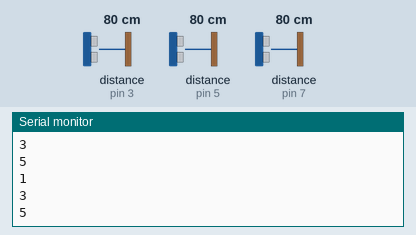
Simulated run of this sketch. Board: Arduino Uno, built with avr-gcc and run on an emulated ATmega328P. Parts: the last lines printed to the serial monitor. Wiring (inferred from the names in the program): 3 × ultrasonic range finder: trigger pin 2, echo pin 3 / trigger pin 4, echo pin 5 / trigger pin 6, echo pin 7. The test bench sets the inputs (shaded band); at power-on: distance to the obstacle (sensors on pin 3, pin 5, pin 7) 80 cm. The echo pulse lasts 58.3 µs per cm.

Above: at 1.3 s.
1.4 s: distance to the obstacle (sensor on pin 3) set to 120 cm
At 2.5 s:
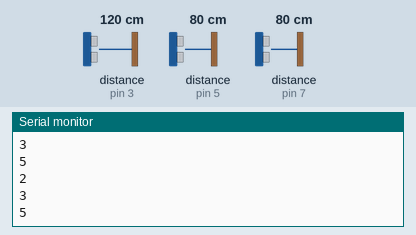
2.9 s: distance to the obstacle (sensor on pin 5) set to 120 cm
At 4.1 s:
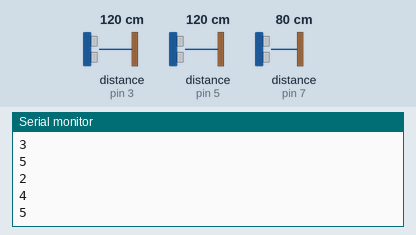
4.4 s: distance to the obstacle (sensor on pin 7) set to 120 cm
At 5.6 s:
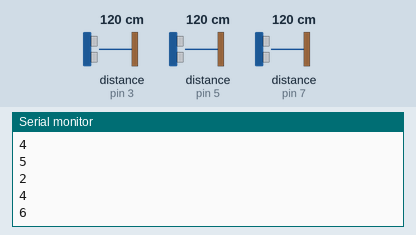
Timing chart, 0 to 7.4 s (numbered marks = the images above; inputs shaded):
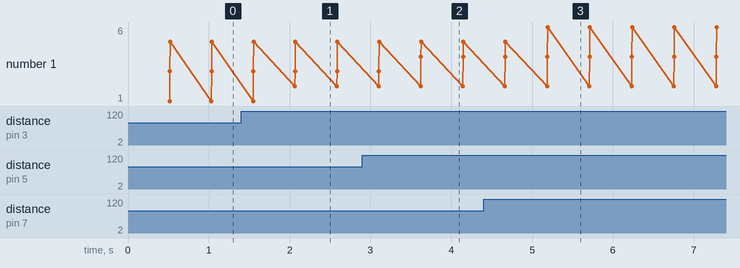

Measured:
- after the input at 1.4 s, the serial monitor: prints a new line after 0.67 s (image 1)
- after the input at 2.9 s, the serial monitor: prints a new line after 0.73 s (image 2)
- after the input at 4.4 s, the serial monitor: prints a new line after 0.79 s (image 3)
- plotted number 1: 5 → 6 after the input at 4.4 s

The sketch:

sketch_oct03a.ino
```cpp
int trig1 = 2;
int echo1 = 3;
int trig2 = 4;
int echo2 = 5;
int trig3 = 6;
int echo3 = 7;


long duration1, duration2, duration3;
long distance1, distance2, distance3;

void setup() {
Serial.begin(9600);

  pinMode(trig1, OUTPUT);
  pinMode(echo1, INPUT);
    pinMode(trig2, OUTPUT);
  pinMode(echo2, INPUT);
  pinMode(trig3, OUTPUT);
  pinMode(echo3, INPUT);

}

void loop() {
   digitalWrite(trig1, LOW);
    delayMicroseconds(2);
    digitalWrite(trig1, HIGH);
    delayMicroseconds(10);
    digitalWrite(trig1, LOW);
    duration1 = pulseIn(echo1, HIGH);
    digitalWrite(trig2, LOW);
    delayMicroseconds(2);
    digitalWrite(trig2, HIGH);
    delayMicroseconds(10);
    digitalWrite(trig2, LOW);
    duration2 = pulseIn(echo2, HIGH);

    digitalWrite(trig3, LOW);
    delayMicroseconds(2);
    digitalWrite(trig3, HIGH);
    delayMicroseconds(10);
    digitalWrite(trig3, LOW);
    duration3 = pulseIn(echo3, HIGH);
  // put your main code here, to run repeatedly:
 distance1 = (duration1 * 340) / 2 / 10000;
  distance2 = (duration2 * 340) / 2 / 10000;
    distance3 = (duration3 * 340) / 2 / 10000;
 delay(500);
  if (distance1 < 100) {
      Serial.println(1);
    } else {
      Serial.println(2);
    }

      if (distance2 < 100) {
      Serial.println(3);
    } else {
      Serial.println(4);
    }

    if (distance3 < 100) {
      Serial.println(5);;
    } else {
      Serial.println(6);
    }
}
```
